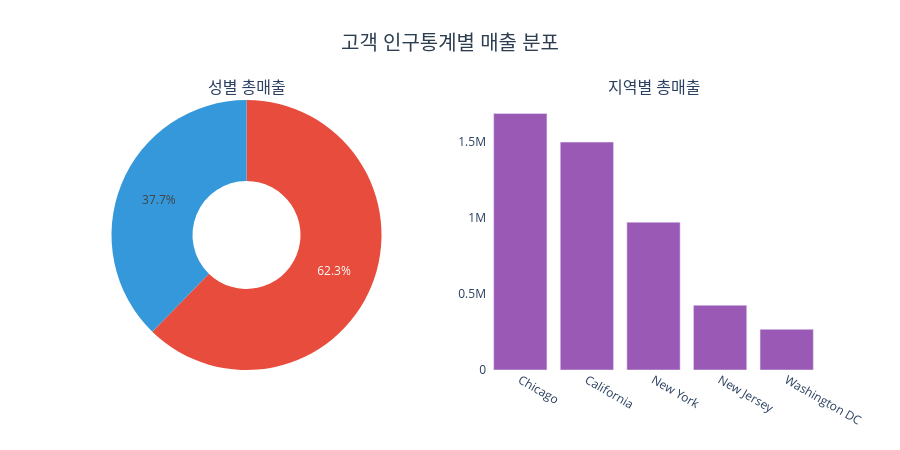

Notebook code for this chart:
### Code cell
fig = make_subplots(
    rows=1, cols=2,
    subplot_titles=['성별 총매출', '지역별 총매출'],
    specs=[[{'type': 'pie'}, {'type': 'bar'}]]
)

fig.add_trace(go.Pie(
    labels=gender['성별'], values=gender['총매출'],
    hole=0.4, name='성별',
    marker=dict(colors=['#3498db', '#e74c3c'])
), row=1, col=1)

fig.add_trace(go.Bar(
    x=region['고객지역'], y=region['총매출'],
    marker_color='#9b59b6', name='지역별'
), row=1, col=2)

fig.update_layout(
    title=dict(text='고객 인구통계별 매출 분포', x=0.5, xanchor='center',
               font=dict(size=20, color='#2c3e50')),
    plot_bgcolor='white',
    showlegend=False,
    height=450
)

fig.show()

### Figure 1 — Plotly figure (JSON) as saved in the notebook; plotly's stock layout.template omitted (floating-point values rounded to 4 significant figures)
{"data": [{"domain": {"x": [0.0, 0.45], "y": [0.0, 1.0]}, "hole": 0.4, "labels": ["남", "여"], "marker": {"colors": ["#3498db", "#e74c3c"]}, "name": "성별", "type": "pie", "values": [1825000.0, 3015000.0]}, {"marker": {"color": "#9b59b6"}, "name": "지역별", "type": "bar", "x": ["Chicago", "California", "New York", "New Jersey", "Washington DC"], "xaxis": "x", "y": [1683000.0, 1495000.0, 969900.0, 424900.0, 266700.0], "yaxis": "y"}], "layout": {"annotations": [{"font": {"size": 16}, "showarrow": false, "text": "성별 총매출", "x": 0.225, "xanchor": "center", "xref": "paper", "y": 1.0, "yanchor": "bottom", "yref": "paper"}, {"font": {"size": 16}, "showarrow": false, "text": "지역별 총매출", "x": 0.775, "xanchor": "center", "xref": "paper", "y": 1.0, "yanchor": "bottom", "yref": "paper"}], "height": 450, "plot_bgcolor": "white", "showlegend": false, "title": {"font": {"color": "#2c3e50", "size": 20}, "text": "고객 인구통계별 매출 분포", "x": 0.5, "xanchor": "center"}, "xaxis": {"anchor": "y", "domain": [0.55, 1.0]}, "yaxis": {"anchor": "x", "domain": [0.0, 1.0]}}}
